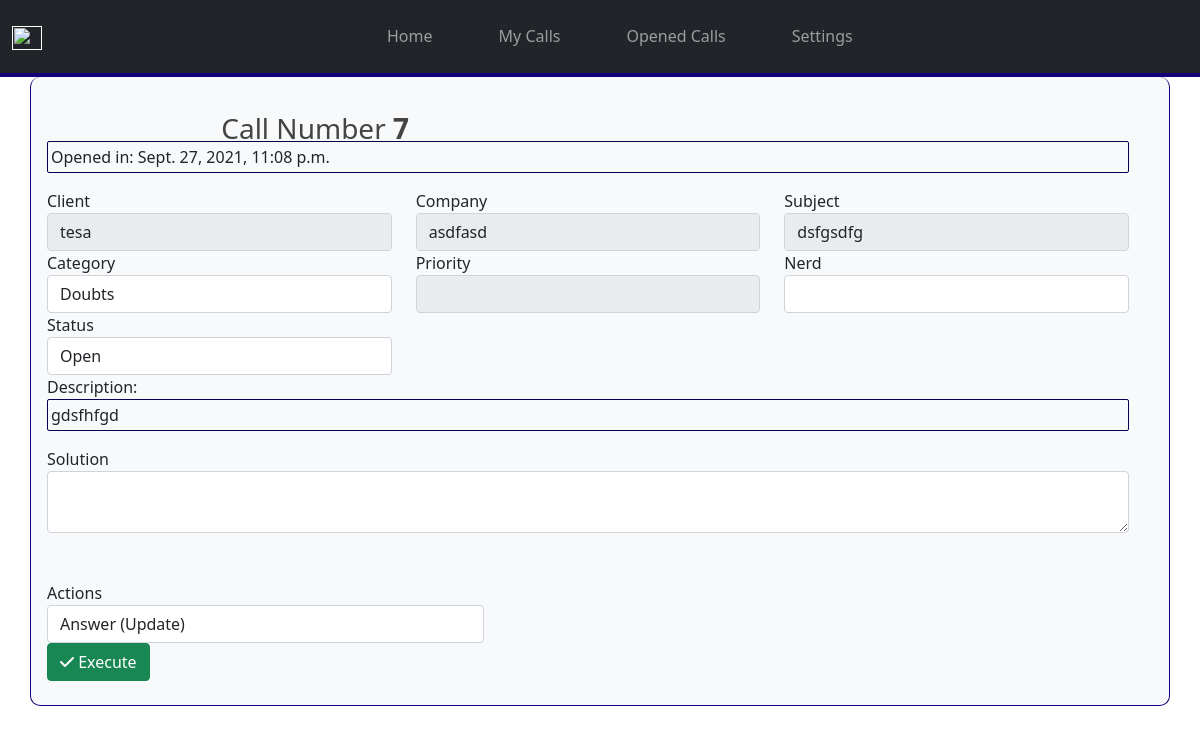
/calls/7/detail, run on the app's committed database.
### calls/models.py (models this page shows)
class Call(models.Model):
    descriptionCall = models.TextField(null=False,blank=False)
    categoryCall = models.IntegerField(null=False,blank=False)
    subjectCall = models.CharField(max_length=60,null=False,blank=False)
    clientCall = models.CharField(max_length=30,null=False,blank=False)
    companyCall = models.CharField(null=False,blank=False,max_length=30)
    priorityCall = models.IntegerField(null=False,blank=False,default=0)
    emailResponseCall = models.EmailField(null=False,blank=False)
    statusCall = models.IntegerField(default=0,null=False,blank=False)
    solutionCall = models.TextField(default='',null=False,blank=False)
    nerdCall = models.IntegerField(default=0)
    dateTimeCall = models.DateTimeField(auto_now_add=True, blank=True)

### categories/models.py (models this page shows)
class Category(models.Model):
    categoryName = models.CharField(max_length=50,null=False,blank=False)

### status/models.py (models this page shows)
class Status(models.Model):
    statusName = models.CharField(max_length=100,null=False,blank=False)

### calls/views.py (the view)
# urls.py: path('calls/<int:id>/detail', calls_detail_view, name='callsdetail'),
def calls_detail_view(request, id):
    call = Call.objects.get(id=id)
    context = {
        "call": call,
        "status": Status.objects.all(),
        "priorities": Priority.objects.all(),
        "categories": Category.objects.all(),
        "nerds": Nerd.objects.all()
    }
    return render(request, "calls/detail.html", context)

### templates/calls/detail.html (shortened to what this page needs)
{% extends 'base.html' %}
{% block content %}
<h3 class="page-title">Call Number <strong>{{call.id}}</strong></h3>
<form action="" class="row g-3" method="POST">
    <div class="row">
        <div class="col-md-12">
            <div class="form-group">
                <p style="border: 1px solid rgb(6, 0, 87); border-radius: 2px; padding: 3px;" class="text-start">Opened in: {{call.dateTimeCall}}</p>
            </div>
        </div>
        <div class="col-md-4">
            <div class="form-group">
                <label class="control-label">Client</label>
                <input type="text" class="form-control" readonly name="name" value="{{call.clientCall}}">
            </div>
        </div>
        <div class="col-md-4">
            <div class="form-group">
                <label class="control-label">Company</label>
                <input type="text" class="form-control" readonly name="name" value="{{call.companyCall}}">
            </div>
        </div>
        <div class="col-md-4">
            <div class="form-group">
                <label class="control-label">Subject</label>
                <input type="text" class="form-control" readonly name="name" value="{{call.subjectCall}}">
            </div>
        </div>
        <div class="col-md-4">
            <div class="form-group">
                <label class="control-label">Category</label>
                <select name="categoryCall" id="categoryCall" class="form-control">
                    {% for cat in categories %}
                    <option value="{{cat.id}}" {% if cat.id == call.categoryCall %} selected {%endif%}>
                        {{cat.categoryName}}
                    </option>
                    {% endfor %}
                </select>
            </div>
        </div>
        <div class="col-md-4">
            <div class="form-group">
                <label class="control-label">Priority</label>
                <select readonly name="priorityCall" id="priorityCall" class="form-control">
                    <option value=""></option>
                    {% for prior in priorities %}
                    <option value="{{prior.id}}" {% if prior.id == call.priorityCall %} selected {%endif%}>
                        {{prior.priorityName}}</option>
                    {% endfor %}
                </select>
            </div>
        </div>
        <div class="col-md-4">
            <div class="form-group">
                <label class="control-label">Nerd</label>
                <select name="nerd" id="nerd" class="form-control">
                    <option value=""></option>
                    {% for nerd in nerds %}
                    <option value="{{nerd.id}}" {% if nerd.id == call.nerdCall %} selected {%endif%} >{{nerd.nerdName}}</option>
                    {% endfor %}
                </select>
            </div>
        </div>
        <div class="col-md-4">
            <div class="form-group">
                <label class="control-label">Status</label>
                <select name="statusCall" id="statusCall" class="form-control">
                    {% for stat in status %}
                    <option value="{{stat.id}}" {% if stat.id == call.statusCall %} selected {%endif%}>
                        {{stat.statusName}}
                    </option>
                    {% endfor %}
                </select>
            </div>
        </div>
        <div class="col-md-12">
            <div class="form-group">
                <label class="control-label">Description:</label>
                <p style="border: 1px solid rgb(6, 0, 87); border-radius: 2px; padding: 3px;" class="text-start">
                    {{call.descriptionCall}}</p>
            </div>
        </div>
        <div class="col-md-12">
            <div class="form-group">
                <label class="control-label">Solution</label>
                <textarea type="text" class="form-control" class="form-control" name="solutionCall"></textarea>
            </div>
        </div>
        <div class="col-md-5">
            <div class="form-group">
                <br><br><label class="control-label">Actions</label>
                <select name="options" id="options" class="form-control">
                    <option value="1">Answer (Update)</option>
                </select>
            </div>
        </div>
        <div class="row">
            <div class="col-md-5">
                <div class="form-group">
                    <button type="submit" name="execute" class="btn btn-success"><i class="fa fa-check"></i>
                        Execute</button>
                </div>
            </div>
        </div>
    </div>
</form>
{% endblock content %}

### templates/base.html (style rules this page uses)
.page-title { margin: 1% 16%; color: rgb(68, 68, 68); }

### data on the page
Call: id "7", dateTimeCall "Sept. 27, 2021, 11:08 p.m.", name "tesa", name "asdfasd", name "dsfgsdfg", categoryCall "Doubts", statusCall "Open", descriptionCall "gdsfhfgd"
